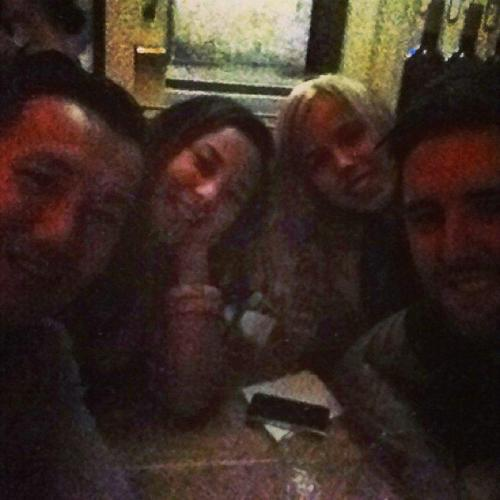
//> input picture image_process/code/based_on_opencv_api/msr/bedroom.jpg, 500 x 500 px
$ ./skin_detect ../msr/bedroom.jpg ../msr/origin.jpg   (built with g++ and OpenCV 4)
//> lines starting //> are read from the running program, lines starting //| are printed output that depends on the picture
#include "opencv2/core/core.hpp"
#include "opencv2/highgui/highgui.hpp"
#include "opencv2/imgproc/imgproc.hpp"

using namespace cv;

Mat image,imageHSV,imageHist,imageNorm,imagecalcBack;
Mat imagegirl,imagegirlHSV;

int histSize=1;
float histR[]={0,255};
const float *histRange=histR;

int channels[]={0,1};

void TrackBarFun(int ,void(*));

int main(int argc,char *argv[])
{
	image=imread(argv[1]);
//> image is the input picture: 500 rows x 500 cols, CV_8UC3; mean B, G, R 36.1, 44, 60.5
	imagegirl=imread(argv[2]);
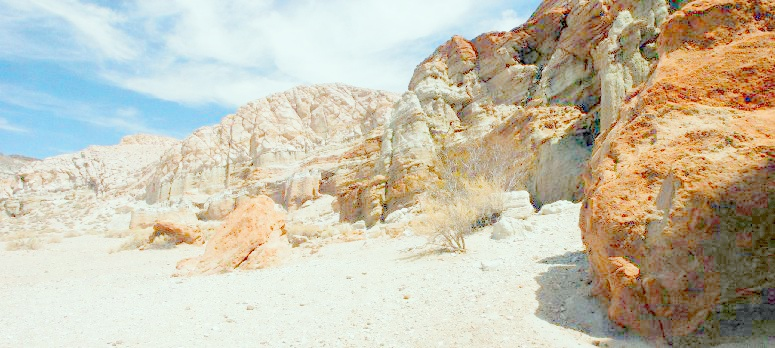
//> input picture image_process/code/based_on_opencv_api/msr/origin.jpg, 775 x 348 px
//> imagegirl is the input picture: 348 rows x 775 cols, CV_8UC3; mean B, G, R 173.9, 193, 198.6
	cvtColor(imagegirl,imagegirlHSV,CV_RGB2HSV);
//> imagegirlHSV: 348 rows x 775 cols, CV_8UC3; mean H, S, V 78.4, 59.5, 208.8
	if(!image.data)
	{
		return -1;
	}
	cvtColor(image,imageHSV,CV_RGB2HSV);
//> imageHSV: 500 rows x 500 cols, CV_8UC3; mean H, S, V 112.9, 110.8, 60.7
	namedWindow("HSV");
	createTrackbar("bins控制", "HSV", &histSize, 100,TrackBarFun);
	TrackBarFun(0,0);
	waitKey();
}
void TrackBarFun(int histSize,void(*))
{
//> called with histSize = 0
	if(histSize==0)
	{
		histSize=1;
	}
	calcHist(&imageHSV,2,channels,Mat(),imageHist,1,&histSize,&histRange,true,false);
//> channels = [0, 1]; imageHist = [250000]
	normalize(imageHist,imageNorm,0,255,NORM_MINMAX,-1,Mat());
//> imageNorm = [0]
	calcBackProject(&imagegirlHSV,2,channels,imageNorm,imagecalcBack,&histRange,1,true);
//> imagecalcBack: 348 rows x 775 cols, CV_8UC1; every value is 0
	imshow("Source",imagegirl);
	imshow("HSV",imagegirlHSV);
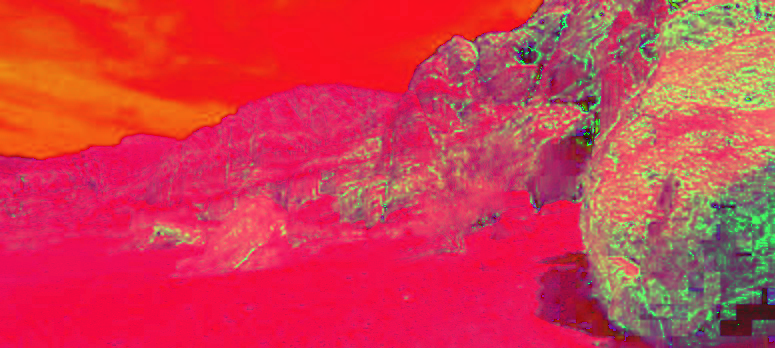
//> window 'HSV': 348 rows x 775 cols, CV_8UC3; mean B, G, R 78.4, 59.5, 208.8
	imshow("CalcBack",imagecalcBack);
}
